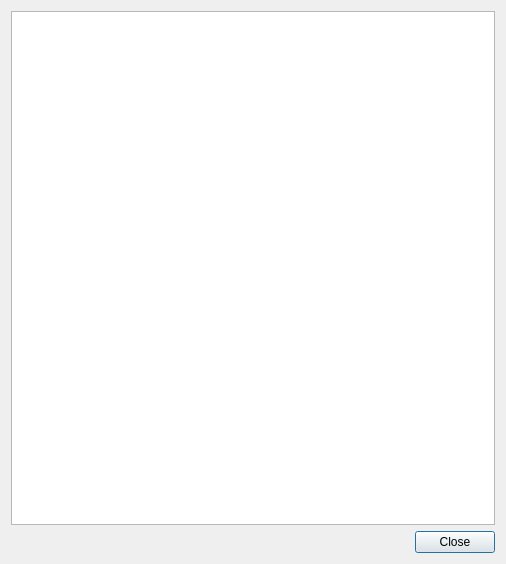
<?xml version="1.0" encoding="UTF-8"?>
<ui version="4.0">
 <class>HelpDialog</class>
 <widget class="QDialog" name="HelpDialog">
  <property name="geometry">
   <rect>
    <x>0</x>
    <y>0</y>
    <width>506</width>
    <height>564</height>
   </rect>
  </property>
  <property name="windowTitle">
   <string>Help</string>
  </property>
  <layout class="QVBoxLayout" name="verticalLayout">
   <item>
    <widget class="QTextEdit" name="textEdit"/>
   </item>
   <item>
    <widget class="QDialogButtonBox" name="buttonBox">
     <property name="orientation">
      <enum>Qt::Orientation::Horizontal</enum>
     </property>
     <property name="standardButtons">
      <set>QDialogButtonBox::StandardButton::Close</set>
     </property>
    </widget>
   </item>
  </layout>
 </widget>
 <resources/>
 <connections>
  <connection>
   <sender>buttonBox</sender>
   <signal>accepted()</signal>
   <receiver>HelpDialog</receiver>
   <slot>accept()</slot>
   <hints>
    <hint type="sourcelabel">
     <x>248</x>
     <y>254</y>
    </hint>
    <hint type="destinationlabel">
     <x>157</x>
     <y>274</y>
    </hint>
   </hints>
  </connection>
  <connection>
   <sender>buttonBox</sender>
   <signal>rejected()</signal>
   <receiver>HelpDialog</receiver>
   <slot>reject()</slot>
   <hints>
    <hint type="sourcelabel">
     <x>316</x>
     <y>260</y>
    </hint>
    <hint type="destinationlabel">
     <x>286</x>
     <y>274</y>
    </hint>
   </hints>
  </connection>
 </connections>
</ui>
